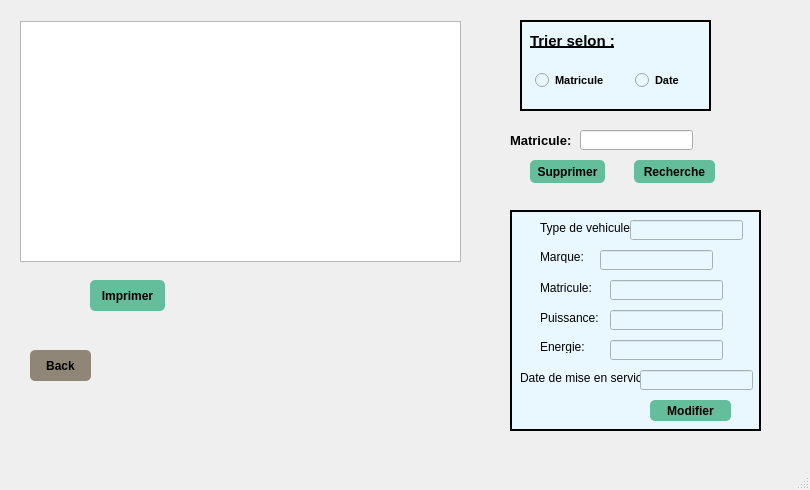
<?xml version="1.0" encoding="UTF-8"?>
<ui version="4.0">
 <class>MainWindow</class>
 <widget class="QMainWindow" name="MainWindow">
  <property name="geometry">
   <rect>
    <x>0</x>
    <y>0</y>
    <width>810</width>
    <height>490</height>
   </rect>
  </property>
  <property name="windowTitle">
   <string>MainWindow</string>
  </property>
  <widget class="QWidget" name="centralwidget">
   <widget class="QStackedWidget" name="stackedWidget">
    <property name="geometry">
     <rect>
      <x>10</x>
      <y>0</y>
      <width>781</width>
      <height>441</height>
     </rect>
    </property>
    <property name="currentIndex">
     <number>2</number>
    </property>
    <widget class="QWidget" name="page_main">
     <widget class="QGroupBox" name="groupBox">
      <property name="geometry">
       <rect>
        <x>40</x>
        <y>20</y>
        <width>731</width>
        <height>401</height>
       </rect>
      </property>
      <property name="title">
       <string>Gestion des vehicules</string>
      </property>
      <widget class="QPushButton" name="pushButton_ajou">
       <property name="geometry">
        <rect>
         <x>190</x>
         <y>70</y>
         <width>251</width>
         <height>41</height>
        </rect>
       </property>
       <property name="styleSheet">
        <string notr="true">QPushButton {
padding: 5px;
border-radius: 5px;
background-color:rgb(101, 190, 155);
font-weight: bold;
}
QPushButton:hover
{
color :white;
}</string>
       </property>
       <property name="text">
        <string>Ajouter vehicule</string>
       </property>
      </widget>
      <widget class="QPushButton" name="pushButton_aff">
       <property name="geometry">
        <rect>
         <x>190</x>
         <y>140</y>
         <width>251</width>
         <height>41</height>
        </rect>
       </property>
       <property name="styleSheet">
        <string notr="true">QPushButton {
padding: 5px;
border-radius: 5px;
background-color:rgb(101, 190, 155);
font-weight: bold;
}
QPushButton:hover
{
color :white;
}</string>
       </property>
       <property name="text">
        <string>Afficher vehicule</string>
       </property>
      </widget>
      <widget class="QPushButton" name="pushButton_back">
       <property name="geometry">
        <rect>
         <x>190</x>
         <y>210</y>
         <width>251</width>
         <height>41</height>
        </rect>
       </property>
       <property name="styleSheet">
        <string notr="true">QPushButton {
padding: 5px;
border-radius: 5px;
background-color:rgb(101, 190, 155);
font-weight: bold;
}
QPushButton:hover
{
color :white;
}</string>
       </property>
       <property name="text">
        <string>Back</string>
       </property>
      </widget>
     </widget>
    </widget>
    <widget class="QWidget" name="page_ajout">
     <widget class="QGroupBox" name="groupBox_2">
      <property name="geometry">
       <rect>
        <x>60</x>
        <y>30</y>
        <width>631</width>
        <height>321</height>
       </rect>
      </property>
      <property name="title">
       <string>Ajouter vehicule</string>
      </property>
      <widget class="QLabel" name="label">
       <property name="geometry">
        <rect>
         <x>10</x>
         <y>50</y>
         <width>91</width>
         <height>16</height>
        </rect>
       </property>
       <property name="text">
        <string>Type de vehicule:</string>
       </property>
      </widget>
      <widget class="QLabel" name="label_2">
       <property name="geometry">
        <rect>
         <x>10</x>
         <y>80</y>
         <width>47</width>
         <height>13</height>
        </rect>
       </property>
       <property name="text">
        <string>Marque:</string>
       </property>
      </widget>
      <widget class="QLabel" name="label_3">
       <property name="geometry">
        <rect>
         <x>10</x>
         <y>110</y>
         <width>61</width>
         <height>16</height>
        </rect>
       </property>
       <property name="text">
        <string>Matricule:</string>
       </property>
      </widget>
      <widget class="QLabel" name="label_4">
       <property name="geometry">
        <rect>
         <x>10</x>
         <y>140</y>
         <width>61</width>
         <height>16</height>
        </rect>
       </property>
       <property name="text">
        <string>Puissance:</string>
       </property>
      </widget>
      <widget class="QLabel" name="label_5">
       <property name="geometry">
        <rect>
         <x>10</x>
         <y>170</y>
         <width>47</width>
         <height>13</height>
        </rect>
       </property>
       <property name="text">
        <string>Energie:</string>
       </property>
      </widget>
      <widget class="QLabel" name="label_6">
       <property name="geometry">
        <rect>
         <x>10</x>
         <y>200</y>
         <width>121</width>
         <height>16</height>
        </rect>
       </property>
       <property name="text">
        <string>Date de mise en service:</string>
       </property>
      </widget>
      <widget class="QLineEdit" name="lineEdit_type">
       <property name="geometry">
        <rect>
         <x>100</x>
         <y>50</y>
         <width>113</width>
         <height>20</height>
        </rect>
       </property>
      </widget>
      <widget class="QLineEdit" name="lineEdit_marque">
       <property name="geometry">
        <rect>
         <x>60</x>
         <y>80</y>
         <width>113</width>
         <height>20</height>
        </rect>
       </property>
      </widget>
      <widget class="QLineEdit" name="lineEdit_matricule">
       <property name="geometry">
        <rect>
         <x>70</x>
         <y>110</y>
         <width>113</width>
         <height>20</height>
        </rect>
       </property>
      </widget>
      <widget class="QLineEdit" name="lineEdit_puissance">
       <property name="geometry">
        <rect>
         <x>70</x>
         <y>140</y>
         <width>113</width>
         <height>20</height>
        </rect>
       </property>
      </widget>
      <widget class="QLineEdit" name="lineEdit_energie">
       <property name="geometry">
        <rect>
         <x>60</x>
         <y>170</y>
         <width>113</width>
         <height>20</height>
        </rect>
       </property>
      </widget>
      <widget class="QPushButton" name="pushButton_aj1">
       <property name="geometry">
        <rect>
         <x>230</x>
         <y>250</y>
         <width>341</width>
         <height>31</height>
        </rect>
       </property>
       <property name="font">
        <font>
         <pointsize>10</pointsize>
         <weight>75</weight>
         <bold>true</bold>
        </font>
       </property>
       <property name="styleSheet">
        <string notr="true">QPushButton {
padding: 5px;
border-radius: 5px;
background-color:rgb(101, 190, 155);
font-weight: bold;
}
QPushButton:hover
{
color :white;
}</string>
       </property>
       <property name="text">
        <string>Ajouter</string>
       </property>
      </widget>
      <widget class="QPushButton" name="pushButton_bkaj">
       <property name="geometry">
        <rect>
         <x>30</x>
         <y>270</y>
         <width>51</width>
         <height>23</height>
        </rect>
       </property>
       <property name="styleSheet">
        <string notr="true">QPushButton {
padding: 5px;
border-radius: 5px;
background-color:rgb(144, 134, 120);
font-weight: bold;
}
QPushButton:hover
{
color :white;
}</string>
       </property>
       <property name="text">
        <string>Back</string>
       </property>
      </widget>
      <widget class="QLineEdit" name="lineEdit_date">
       <property name="geometry">
        <rect>
         <x>140</x>
         <y>200</y>
         <width>113</width>
         <height>20</height>
        </rect>
       </property>
      </widget>
     </widget>
    </widget>
    <widget class="QWidget" name="page_aff">
     <widget class="QPushButton" name="pushButton_bkaf">
      <property name="geometry">
       <rect>
        <x>20</x>
        <y>350</y>
        <width>61</width>
        <height>31</height>
       </rect>
      </property>
      <property name="styleSheet">
       <string notr="true">QPushButton {
padding: 5px;
border-radius: 5px;
background-color:rgb(144, 134, 120);
font-weight: bold;
}
QPushButton:hover
{
color :white;
}</string>
      </property>
      <property name="text">
       <string>Back</string>
      </property>
     </widget>
     <widget class="QFrame" name="frame_5">
      <property name="geometry">
       <rect>
        <x>510</x>
        <y>20</y>
        <width>191</width>
        <height>91</height>
       </rect>
      </property>
      <property name="styleSheet">
       <string notr="true">background-color:rgb(233,248,255);</string>
      </property>
      <property name="frameShape">
       <enum>QFrame::Box</enum>
      </property>
      <property name="frameShadow">
       <enum>QFrame::Plain</enum>
      </property>
      <property name="lineWidth">
       <number>2</number>
      </property>
      <property name="midLineWidth">
       <number>0</number>
      </property>
      <widget class="QRadioButton" name="radioButton_mat">
       <property name="geometry">
        <rect>
         <x>10</x>
         <y>50</y>
         <width>81</width>
         <height>21</height>
        </rect>
       </property>
       <property name="font">
        <font>
         <pointsize>8</pointsize>
         <weight>75</weight>
         <bold>true</bold>
        </font>
       </property>
       <property name="styleSheet">
        <string notr="true">
padding: 5px;
border-radius: 5px;

font-weight: bold;</string>
       </property>
       <property name="text">
        <string>Matricule</string>
       </property>
      </widget>
      <widget class="QRadioButton" name="radioButton_date">
       <property name="geometry">
        <rect>
         <x>110</x>
         <y>50</y>
         <width>71</width>
         <height>21</height>
        </rect>
       </property>
       <property name="font">
        <font>
         <pointsize>8</pointsize>
         <weight>75</weight>
         <bold>true</bold>
        </font>
       </property>
       <property name="styleSheet">
        <string notr="true">
padding: 5px;
border-radius: 5px;

font-weight: bold;</string>
       </property>
       <property name="text">
        <string>Date</string>
       </property>
      </widget>
      <widget class="QLabel" name="label_73">
       <property name="geometry">
        <rect>
         <x>10</x>
         <y>10</y>
         <width>101</width>
         <height>21</height>
        </rect>
       </property>
       <property name="font">
        <font>
         <pointsize>11</pointsize>
         <weight>75</weight>
         <bold>true</bold>
         <underline>true</underline>
        </font>
       </property>
       <property name="text">
        <string>Trier selon :</string>
       </property>
      </widget>
     </widget>
     <widget class="QLabel" name="label_71">
      <property name="geometry">
       <rect>
        <x>500</x>
        <y>130</y>
        <width>91</width>
        <height>20</height>
       </rect>
      </property>
      <property name="font">
       <font>
        <pointsize>10</pointsize>
        <weight>75</weight>
        <italic>false</italic>
        <bold>true</bold>
       </font>
      </property>
      <property name="text">
       <string>Matricule:</string>
      </property>
     </widget>
     <widget class="QPushButton" name="pushButton_rech">
      <property name="geometry">
       <rect>
        <x>624</x>
        <y>160</y>
        <width>81</width>
        <height>23</height>
       </rect>
      </property>
      <property name="styleSheet">
       <string notr="true">QPushButton {
padding: 5px;
border-radius: 5px;
background-color:rgb(101, 190, 155);
font-weight: bold;
}
QPushButton:hover
{
color :white;
}</string>
      </property>
      <property name="text">
       <string>Recherche</string>
      </property>
     </widget>
     <widget class="QPushButton" name="pushButton_imp">
      <property name="geometry">
       <rect>
        <x>80</x>
        <y>280</y>
        <width>75</width>
        <height>31</height>
       </rect>
      </property>
      <property name="styleSheet">
       <string notr="true">QPushButton {
padding: 5px;
border-radius: 5px;
background-color:rgb(101, 190, 155);
font-weight: bold;
}
QPushButton:hover
{
color :white;
}</string>
      </property>
      <property name="text">
       <string>Imprimer</string>
      </property>
     </widget>
     <widget class="QFrame" name="frame_6">
      <property name="geometry">
       <rect>
        <x>500</x>
        <y>210</y>
        <width>251</width>
        <height>221</height>
       </rect>
      </property>
      <property name="styleSheet">
       <string notr="true">background-color:rgb(233,248,255);</string>
      </property>
      <property name="frameShape">
       <enum>QFrame::Box</enum>
      </property>
      <property name="frameShadow">
       <enum>QFrame::Plain</enum>
      </property>
      <property name="lineWidth">
       <number>2</number>
      </property>
      <property name="midLineWidth">
       <number>0</number>
      </property>
      <widget class="QPushButton" name="pushButton_modi">
       <property name="geometry">
        <rect>
         <x>140</x>
         <y>190</y>
         <width>81</width>
         <height>21</height>
        </rect>
       </property>
       <property name="styleSheet">
        <string notr="true">QPushButton {
padding: 5px;
border-radius: 5px;
background-color:rgb(101, 190, 155);
font-weight: bold;
}
QPushButton:hover
{
color :white;
}</string>
       </property>
       <property name="text">
        <string>Modifier</string>
       </property>
      </widget>
      <widget class="QLabel" name="label_9">
       <property name="geometry">
        <rect>
         <x>30</x>
         <y>10</y>
         <width>91</width>
         <height>16</height>
        </rect>
       </property>
       <property name="text">
        <string>Type de vehicule:</string>
       </property>
      </widget>
      <widget class="QLabel" name="label_8">
       <property name="geometry">
        <rect>
         <x>30</x>
         <y>40</y>
         <width>47</width>
         <height>13</height>
        </rect>
       </property>
       <property name="text">
        <string>Marque:</string>
       </property>
      </widget>
      <widget class="QLabel" name="label_11">
       <property name="geometry">
        <rect>
         <x>30</x>
         <y>70</y>
         <width>61</width>
         <height>16</height>
        </rect>
       </property>
       <property name="text">
        <string>Matricule:</string>
       </property>
      </widget>
      <widget class="QLabel" name="label_12">
       <property name="geometry">
        <rect>
         <x>30</x>
         <y>100</y>
         <width>61</width>
         <height>16</height>
        </rect>
       </property>
       <property name="text">
        <string>Puissance:</string>
       </property>
      </widget>
      <widget class="QLabel" name="label_7">
       <property name="geometry">
        <rect>
         <x>30</x>
         <y>130</y>
         <width>47</width>
         <height>13</height>
        </rect>
       </property>
       <property name="text">
        <string>Energie:</string>
       </property>
      </widget>
      <widget class="QLabel" name="label_10">
       <property name="geometry">
        <rect>
         <x>10</x>
         <y>160</y>
         <width>121</width>
         <height>16</height>
        </rect>
       </property>
       <property name="text">
        <string>Date de mise en service:</string>
       </property>
      </widget>
      <widget class="QLineEdit" name="lineEdit_1">
       <property name="geometry">
        <rect>
         <x>120</x>
         <y>10</y>
         <width>113</width>
         <height>20</height>
        </rect>
       </property>
      </widget>
      <widget class="QLineEdit" name="lineEdit_2">
       <property name="geometry">
        <rect>
         <x>90</x>
         <y>40</y>
         <width>113</width>
         <height>20</height>
        </rect>
       </property>
      </widget>
      <widget class="QLineEdit" name="lineEdit_3">
       <property name="geometry">
        <rect>
         <x>100</x>
         <y>70</y>
         <width>113</width>
         <height>20</height>
        </rect>
       </property>
      </widget>
      <widget class="QLineEdit" name="lineEdit_4">
       <property name="geometry">
        <rect>
         <x>100</x>
         <y>100</y>
         <width>113</width>
         <height>20</height>
        </rect>
       </property>
      </widget>
      <widget class="QLineEdit" name="lineEdit_5">
       <property name="geometry">
        <rect>
         <x>100</x>
         <y>130</y>
         <width>113</width>
         <height>20</height>
        </rect>
       </property>
      </widget>
      <widget class="QLineEdit" name="lineEdit_6">
       <property name="geometry">
        <rect>
         <x>130</x>
         <y>160</y>
         <width>113</width>
         <height>20</height>
        </rect>
       </property>
      </widget>
     </widget>
     <widget class="QTableView" name="tabView_vehicule">
      <property name="geometry">
       <rect>
        <x>10</x>
        <y>21</y>
        <width>441</width>
        <height>241</height>
       </rect>
      </property>
      <property name="styleSheet">
       <string notr="true">QScrollBar:vertical {
                 background: #0094ff;
                }
                QScrollBar:horizontal {
                 background: #0094ff;
                }

QTableView  
{  
  qproperty-currentItemBackground: #cccccc;  
}</string>
      </property>
     </widget>
     <widget class="QLineEdit" name="lineEdit_surema">
      <property name="geometry">
       <rect>
        <x>570</x>
        <y>130</y>
        <width>113</width>
        <height>20</height>
       </rect>
      </property>
     </widget>
     <widget class="QPushButton" name="pushButton_supp">
      <property name="geometry">
       <rect>
        <x>520</x>
        <y>160</y>
        <width>75</width>
        <height>23</height>
       </rect>
      </property>
      <property name="styleSheet">
       <string notr="true">QPushButton {
padding: 5px;
border-radius: 5px;
background-color:rgb(101, 190, 155);
font-weight: bold;
}
QPushButton:hover
{
color :white;
}</string>
      </property>
      <property name="text">
       <string>Supprimer</string>
      </property>
     </widget>
    </widget>
   </widget>
  </widget>
  <widget class="QMenuBar" name="menubar">
   <property name="geometry">
    <rect>
     <x>0</x>
     <y>0</y>
     <width>810</width>
     <height>21</height>
    </rect>
   </property>
  </widget>
  <widget class="QStatusBar" name="statusbar"/>
 </widget>
 <resources/>
 <connections/>
</ui>
